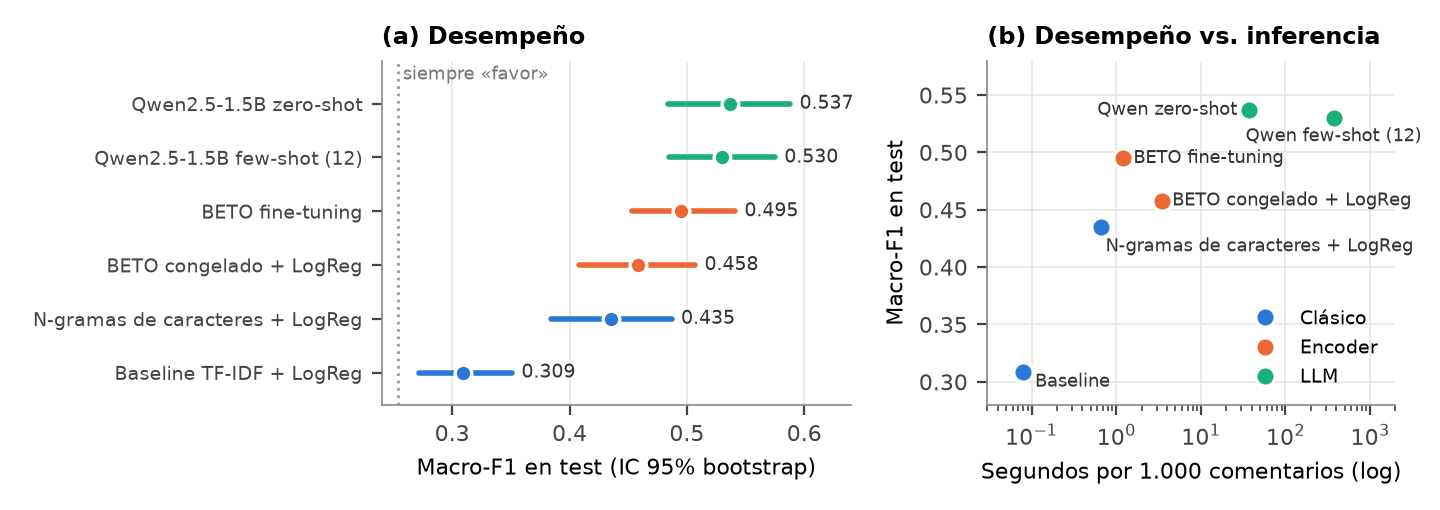

Write Python code to recreate this figure.
"""Genera la figura comparativa del informe a partir de los resultados de test (etapa 5)."""
import matplotlib
matplotlib.use("Agg")
import matplotlib.pyplot as plt

COL = {"Clásico": "#2a78d6", "Encoder": "#eb6834", "LLM": "#1baf7a"}
# (nombre, enfoque, macro_f1, ic_inf, ic_sup, inferencia s/1000 comentarios)
M = [
    ("Baseline TF-IDF + LogReg", "Clásico", 0.309, 0.272, 0.351, 0.079),
    ("N-gramas de caracteres + LogReg", "Clásico", 0.435, 0.384, 0.487, 0.654),
    ("BETO congelado + LogReg", "Encoder", 0.458, 0.408, 0.507, 3.5),
    ("BETO fine-tuning", "Encoder", 0.495, 0.453, 0.541, 1.2),
    ("Qwen2.5-1.5B few-shot (12)", "LLM", 0.530, 0.485, 0.575, 372.0),
    ("Qwen2.5-1.5B zero-shot", "LLM", 0.537, 0.484, 0.588, 37.2),
]
plt.rcParams.update({"font.family": "DejaVu Sans", "font.size": 8, "axes.edgecolor": "#888",
                     "axes.linewidth": 0.6, "xtick.color": "#444", "ytick.color": "#444"})
fig, (a, b) = plt.subplots(1, 2, figsize=(7.2, 2.55), gridspec_kw={"width_ratios": [1.15, 1]})

for i, (n, e, f, lo, hi, _) in enumerate(M):
    a.plot([lo, hi], [i, i], color=COL[e], lw=2, solid_capstyle="round")
    a.plot(f, i, "o", ms=6, color=COL[e], mec="white", mew=1.2)
    a.text(hi + 0.008, i, f"{f:.3f}", va="center", fontsize=7, color="#333")
a.axvline(0.254, ls=":", c="#999", lw=1)
a.text(0.258, 5.45, "siempre «favor»", fontsize=6.5, color="#777")
a.set_yticks(range(len(M)), [m[0] for m in M], fontsize=7)
a.set_xlim(0.24, 0.64); a.set_ylim(-0.6, 5.8)
a.set_xlabel("Macro-F1 en test (IC 95% bootstrap)")
a.grid(axis="x", color="#e6e6e6", lw=0.6); a.set_axisbelow(True)
a.set_title("(a) Desempeño", loc="left", fontsize=8.5, fontweight="bold")

pos = {0: (0.11, 0.300, "left"), 1: (0.75, 0.418, "left"), 2: (4.6, 0.458, "left"), 3: (1.6, 0.495, "left"), 4: (372, 0.514, "center"), 5: (27, 0.537, "right")}
for i, (n, e, f, lo, hi, t) in enumerate(M):
    b.plot(t, f, "o", ms=7, color=COL[e], mec="white", mew=1.2, label=e if e not in b.get_legend_handles_labels()[1] else None)
    x, y, ha = pos[i]
    b.text(x, y, "Baseline" if i == 0 else n.replace("Qwen2.5-1.5B ", "Qwen "), ha=ha, va="center", fontsize=6.5, color="#333")
b.set_xscale("log"); b.set_xlim(0.03, 2000); b.set_ylim(0.28, 0.58)
b.set_xlabel("Segundos por 1.000 comentarios (log)")
b.set_ylabel("Macro-F1 en test")
b.grid(color="#e6e6e6", lw=0.6); b.set_axisbelow(True)
b.legend(fontsize=7, frameon=False, loc="lower right")
b.set_title("(b) Desempeño vs. inferencia", loc="left", fontsize=8.5, fontweight="bold")
for ax in (a, b):
    for s in ("top", "right"):
        ax.spines[s].set_visible(False)
plt.tight_layout(w_pad=1.5)
plt.savefig("informe/figura_comparacion.svg")
plt.savefig("informe/figura_comparacion.png", dpi=200)
plt.savefig("informe/figura_comparacion.pdf")
